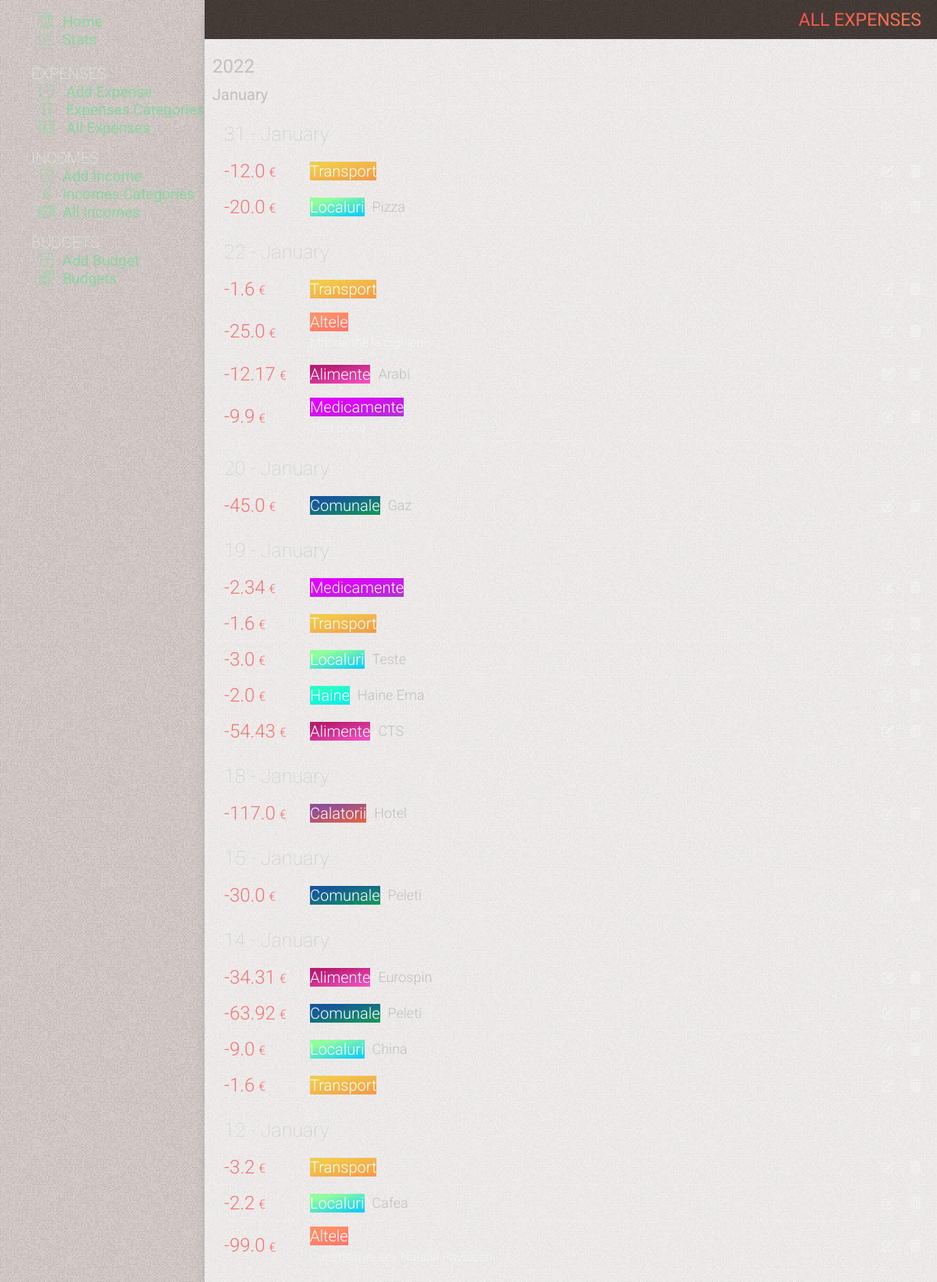
The app's page /all-expenses (upper part) with its own data.
### tables this page shows
CREATE TABLE expenses
(
    id          INTEGER PRIMARY KEY AUTOINCREMENT,
    date        TIMESTAMP NOT NULL DEFAULT CURRENT_TIMESTAMP,
    sum         REAL      NOT NULL,
    category    INTEGER   NOT NULL,
    subcategory INTEGER   NOT NULL,
    comment     TEXT

);

CREATE TABLE categories
(
    id    INTEGER PRIMARY KEY AUTOINCREMENT,
    name  TEXT NOT NULL,
    color TEXT,
    state TEXT DEFAULT false
);

CREATE TABLE subcategories
(
    id          INTEGER PRIMARY KEY AUTOINCREMENT,
    name        TEXT    NOT NULL,
    category_id INTEGER NOT NULL,
    state       TEXT DEFAULT false

);

### app.py (the view)
@app.route('/all-expenses')
def all_expenses():
    conn = get_db_connection()
    all_expenses = conn.execute(
        'SELECT sum, expenses.id as id, '
        'strftime("%d", date) as day, strftime("%m", date) as month, strftime("%Y", date) as year, '
        'categories.name as category, '
        'categories.color as color, '
        'subcategories.name as subcategory, '
        'comment '
        'FROM expenses '
        'LEFT JOIN categories on categories.id = expenses.category '
        'LEFT JOIN subcategories on subcategories.id = expenses.subcategory  '
        'ORDER BY date DESC').fetchall()
    conn.close()
    return render_template('all_expenses.html', title='All Expenses', gradient='text-gradient-red',
                           all_expenses=all_expenses)

### app.py (called while the page is built)
def get_db_connection():
    conn = sqlite3.connect('static/database.db')
    conn.row_factory = sqlite3.Row
    return conn

@app.template_filter('month_name')
def month_name(month_number):
    return calendar.month_name[month_number]

### templates/all_expenses.html (shortened to what this page needs)
{% extends 'base.html' %} {% block content %}
	<div class="page_title {{ gradient }}" >
		<span >{% block title %} {{ title }} {% endblock %}</span >
	</div >
	<div class="content" >
		{% if all_expenses|length == 0 %}
			<div class="no-results mt-50" >You have not added any expense yet. Click on (+) to add</div >
		{% else %}
			<div class="cards  relative" >
				{% for key, list in all_expenses|groupby('year')|sort(attribute='0', reverse=True) %}
					<div class="" >
						<div class="cards-year" >{{ key }} </div >
						{% for key2, list2 in list|groupby('month')|sort(attribute='0', reverse=True) %}
							<div class="" >
								<div class="cards-month" >{{ key2|int|month_name }}</div >
								{% for key3, list3 in list2|groupby('day')|sort(attribute='0', reverse=True) %}
									<div class=" subtitle2 mt-20 " >{{ key3 }} - {{ key2|int|month_name }} </div >
									{% for sum, id, day, month, year, category, color, subcategory, comment in list3 %}
										<div class="card flex items-center relative overflow-hidden flex-wrap " >
											<div class="flex items-center w-full" >
												<div class="card-info flex flex-1" >
													<div class="flex flex-1" >
														<span class="card-amount flex items-center" >  {{ sum }} <span >&euro;</span > </span >
														<div class="flex flex-col justify-center ml-15" >
															<div class="flex items-center" >
																<span class="{{ color }} card-category" >  {{ category }}  </span >
																{% if (subcategory != '') and (subcategory !=None) %}
																	<span class="card-subcategory ml-10" >  {{ subcategory }}  </span >
																{% endif %}
															</div >
															{% if (comment != '') and (comment !=None) %}
																<span class="block mt-5 card-comment" >  {{ comment }} </span >
															{% endif %}
														</div >
													</div >
													<div class="card-btns  flex items-center flex-shrink-0 ml-auto" >
														<a href="{{ id }}/edit" class="btn-ac" >
															<i class="fa-solid fa-pen-to-square" ></i >
														</a >
														<form action="{{ url_for('delete_income', id=id) }}" method="POST" >
															<button type="submit" class="btn-ac"
																			onclick="return confirm('Are you sure you want to delete this post?')" >
																<i class="fa-solid fa-trash-can" ></i >
															</button >
														</form >
													</div >
												</div >
											</div >
										</div >
									{% endfor %}
								{% endfor %}
							</div >
						{% endfor %}
					</div >
				{% endfor %}
			</div >
		{% endif %}
	</div >
{% endblock %}

### static/css/mmenu.css (style rules this page uses)
:root { --mm-line-height: 20px; --mm-listitem-size: 44px; --mm-navbar-size: 44px; --mm-offset-top: 0; --mm-offset-right: 0; --mm-offset-bottom: 0; --mm-offset-left: 0; --mm-color-border: rgba(0, 0, 0, 0.1); --mm-color-button: rgba(0, 0, 0, 0.3); --mm-color-text: rgba(0, 0, 0, 0.75); --mm-color-text-dimmed: rgba(0, 0, 0, 0.3); --mm-color-background: #f3f3f3; --mm-color-background-highlight: rgba(0, 0, 0, 0.05); --mm-color-background-emphasis: rgba(255, 255, 255, 0.4); --mm-shadow: 0 0 10px rgba(0, 0, 0, 0.3) }
:root { --mm-iconbar-size: 50px }
:root { --mm-iconpanel-size: 50px }
:root { --mm-sidebar-collapsed-size: 50px; --mm-sidebar-expanded-size: 440px }

### records on screen
expenses: sum "12.0", name "Transport"
expenses: sum "20.0", name "Localuri", name "Pizza"
expenses: sum "1.6", name "Transport"
expenses: sum "25.0", name "Altele", comment "Mandarine la cigirleni"
expenses: sum "12.17", name "Alimente", name "Arabi"
expenses: sum "9.9", name "Medicamente", comment "Test covid"
expenses: sum "45.0", name "Comunale", name "Gaz"
expenses: sum "2.34", name "Medicamente"
expenses: sum "1.6", name "Transport"
expenses: sum "3.0", name "Localuri", name "Teste"
expenses: sum "2.0", name "Haine", name "Haine Ema"
expenses: sum "54.43", name "Alimente", name "CTS"
expenses: sum "117.0", name "Calatorii", name "Hotel"
expenses: sum "30.0", name "Comunale", name "Peleti"
expenses: sum "34.31", name "Alimente", name "Eurospin"
expenses: sum "63.92", name "Comunale", name "Peleti"
expenses: sum "9.0", name "Localuri", name "China"
expenses: sum "1.6", name "Transport"
expenses: sum "3.2", name "Transport"
expenses: sum "2.2", name "Localuri", name "Cafea"
expenses: sum "99.0", name "Altele", comment "Curs despre sex Natalia Pavalachi"

### other values on screen
{{ title }} "ALL EXPENSES"
{{ key }} "2022"
{{ key2|int|month_name }} "January"
{{ key3 }} "31" "22" "20" "19" "18" "15" "14" "12"
{{ key2|int|month_name }} "January" "January" "January" "January" "January" "January" "January" "January"
